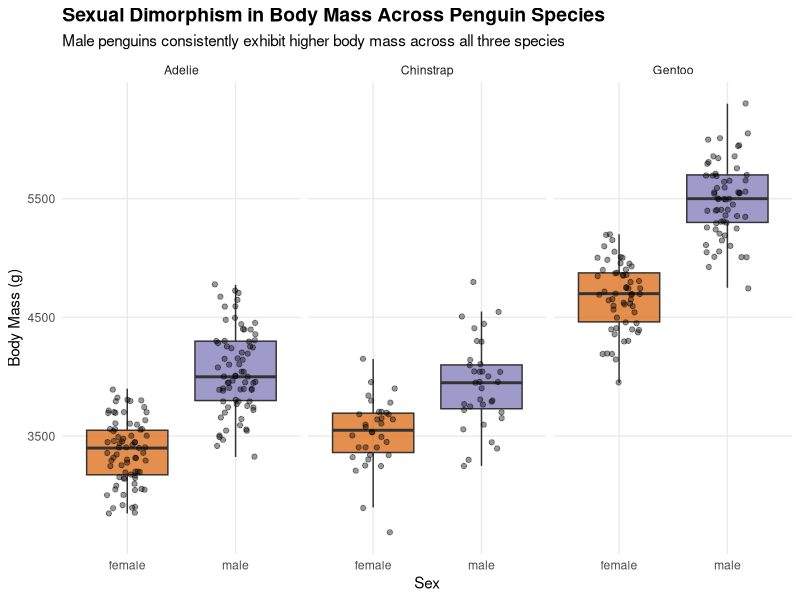
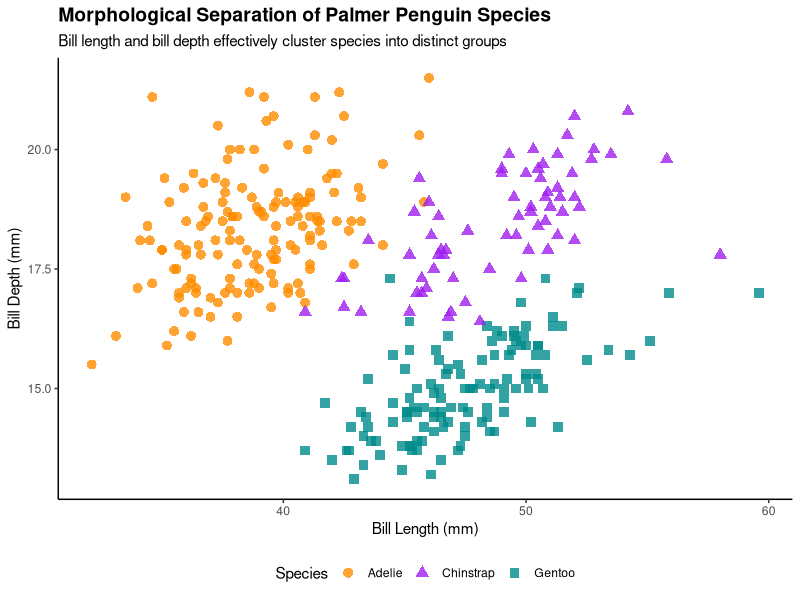
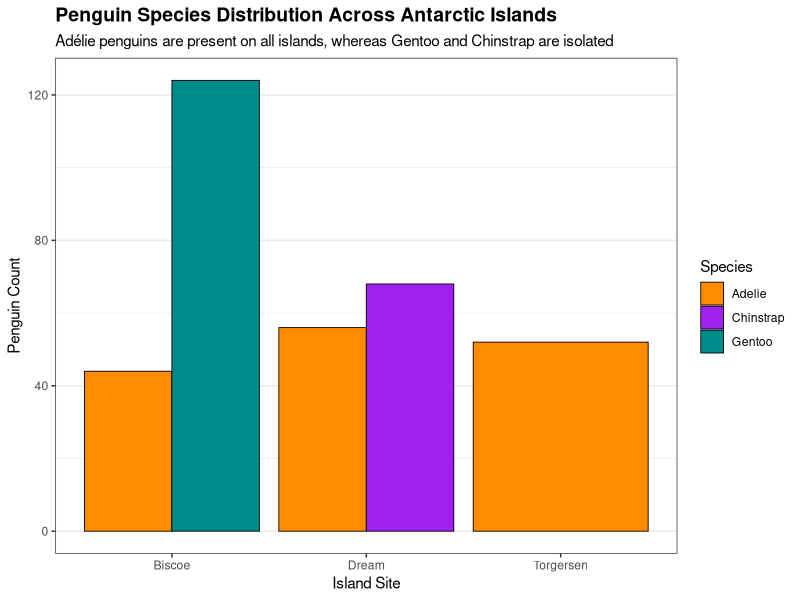

The R script that drew these images, in order:
## ---- chunk 1
knitr::opts_chunk$set(echo = TRUE, warning = FALSE, message = FALSE)

# Load required libraries
library(palmerpenguins)
library(tidyverse)
## ---- chunk 2
# Calculate number of columns (variables)
num_cols <- ncol(penguins)

# Calculate number of rows (individual penguin entries)
num_rows <- nrow(penguins)

num_cols
num_rows
## ---- chunk 3
# Summary table of sex counts
table(penguins$sex, useNA = "ifany")

# Filter into distinct dataframes using exact matching
pmale <- penguins %>% filter(sex == "male")
pfemale <- penguins %>% filter(sex == "female")

# Check row counts for subsetted dataframes
nrow(pmale)
nrow(pfemale)
## ---- chunk 4
# Summary table of species counts
table(penguins$species)

# Filter into species-specific dataframes
pAdel <- penguins %>% filter(species == "Adelie")
pChin <- penguins %>% filter(species == "Chinstrap")
pGen  <- penguins %>% filter(species == "Gentoo")

# Verify sizes of each subset
nrow(pAdel)
nrow(pChin)
nrow(pGen)
## ---- chunk 5
# Summary table of island counts
table(penguins$island)

# Filter into island-specific dataframes
iBis   <- penguins %>% filter(island == "Biscoe")
iDream <- penguins %>% filter(island == "Dream")
iTorg  <- penguins %>% filter(island == "Torgersen")

# Verify sizes of each island subset
nrow(iBis)
nrow(iDream)
nrow(iTorg)
## ---- chunk 6
# Boxplot comparing body mass across sex and species with custom styling
ggplot(drop_na(penguins, sex), aes(x = sex, y = body_mass_g, fill = sex)) +
  geom_boxplot(alpha = 0.7, outlier.shape = NA) +
  geom_jitter(position = position_jitter(0.2), alpha = 0.4, size = 1.5) +
  facet_wrap(~species) +
  scale_fill_manual(values = c("female" = "#d95f02", "male" = "#7570b3")) +
  theme_minimal() +
  labs(
    title = "Sexual Dimorphism in Body Mass Across Penguin Species",
    subtitle = "Male penguins consistently exhibit higher body mass across all three species",
    x = "Sex",
    y = "Body Mass (g)",
    fill = "Sex"
  ) +
  theme(
    plot.title = element_text(face = "bold", size = 14),
    legend.position = "none",
    panel.grid.minor = element_blank()
  )
## ---- chunk 7
# Scatterplot comparing bill length vs bill depth by species
ggplot(drop_na(penguins, species), aes(x = bill_length_mm, y = bill_depth_mm, color = species, shape = species)) +
  geom_point(size = 3, alpha = 0.8) +
  scale_color_manual(values = c("Adelie" = "darkorange", "Chinstrap" = "purple", "Gentoo" = "cyan4")) +
  theme_classic() +
  labs(
    title = "Morphological Separation of Palmer Penguin Species",
    subtitle = "Bill length and bill depth effectively cluster species into distinct groups",
    x = "Bill Length (mm)",
    y = "Bill Depth (mm)",
    color = "Species",
    shape = "Species"
  ) +
  theme(
    plot.title = element_text(face = "bold", size = 14),
    legend.position = "bottom"
  )
## ---- chunk 8
# Stacked bar plot showing species distribution across islands
ggplot(penguins, aes(x = island, fill = species)) +
  geom_bar(position = "dodge", color = "black", linewidth = 0.3) +
  scale_fill_manual(values = c("Adelie" = "darkorange", "Chinstrap" = "purple", "Gentoo" = "cyan4")) +
  theme_bw() +
  labs(
    title = "Penguin Species Distribution Across Antarctic Islands",
    subtitle = "Adélie penguins are present on all islands, whereas Gentoo and Chinstrap are isolated",
    x = "Island Site",
    y = "Penguin Count",
    fill = "Species"
  ) +
  theme(
    plot.title = element_text(face = "bold", size = 14),
    panel.grid.major.x = element_blank()
  )
